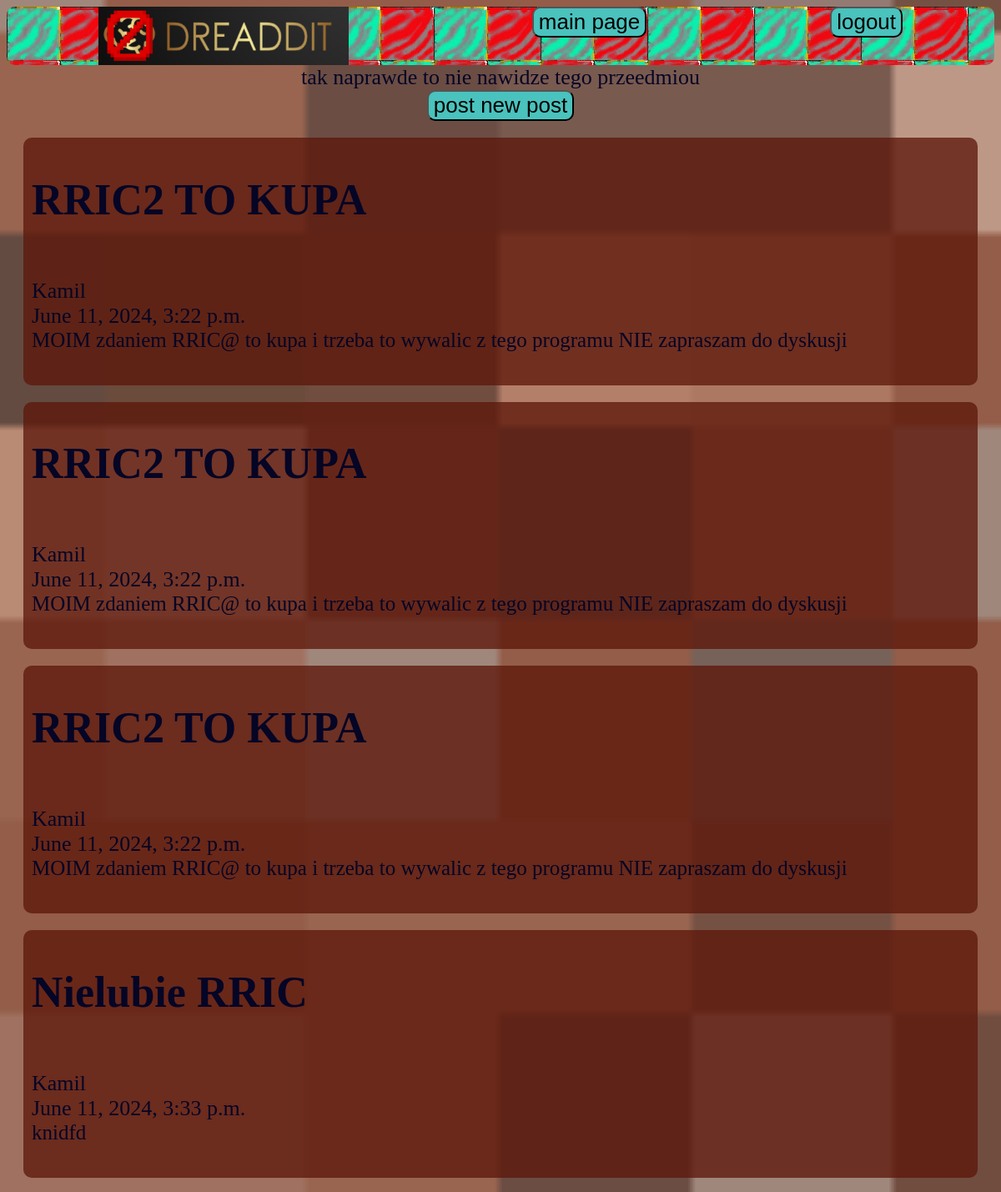
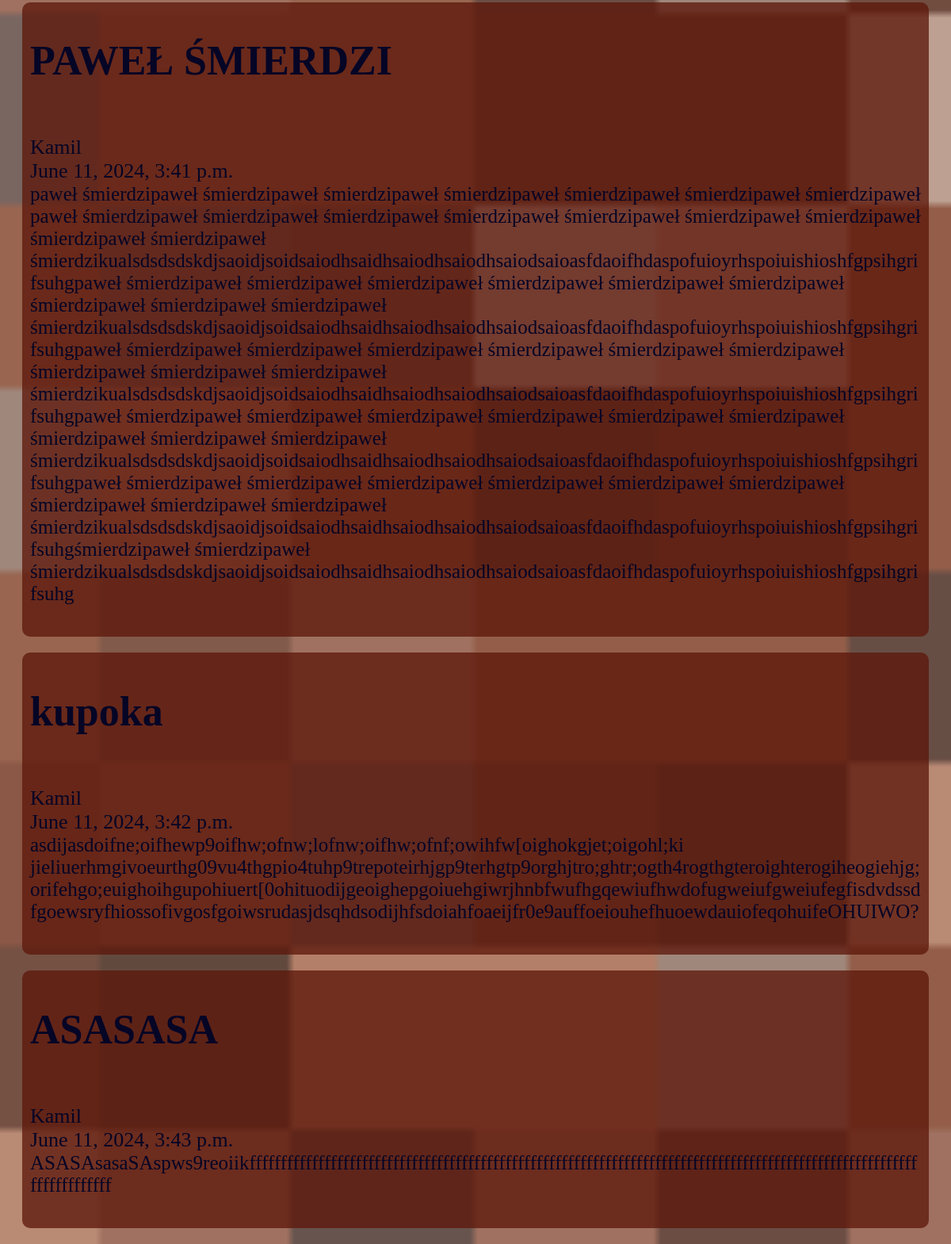
The app's page /community_detail_view/1/ (signed in) with its own data (2 pictures, top to bottom).
### social_news/models.py (models this page shows)
class Community(models.Model):
    name = models.CharField(max_length=255)
    description = models.TextField()
    user_creator = models.ForeignKey(User, on_delete=models.CASCADE)
    users = models.ManyToManyField(User, related_name='users_in_community')

class Post(models.Model):
    title = models.CharField(max_length=255)
    Community = models.ForeignKey(Community, on_delete=models.CASCADE)
    body = models.TextField()
    user_creator = models.ForeignKey(User, on_delete=models.CASCADE)
    created_at = models.DateTimeField(auto_now_add=True)

### social_news/views.py (the view)
# urls.py: path('community_detail_view/<int:pk>/', CommunityDetailView.as_view(), name='community_detail_view'),
class CommunityDetailView(LoginRequiredMixin, View):
    def get(self, request, pk):
        community = Community.objects.get(id=pk)
        posts = Post.objects.filter(Community=community)
        return render(request, "social_news/community_detail_view.html", {'community': community,
                                                                          'posts': posts})

### templates/social_news/community_detail_view.html
{% extends 'base.html' %}
{% block content %}
        {{ community.description }} <br>
    <a href="{% url 'add_post_view' community.id%}"><button>post new post</button></a><br>
    {% for post in posts %}
    <div class="post_tile">
        <h1>{{ post.title }}</h1><br>
     {{ post.user_creator }}<br>
    {{ post.created_at }}<br>
        <div class="description">{{ post.body }}</div><br>
    </div>
    {% endfor %}
{% endblock %}

### templates/base.html (shortened to what this page needs)
<!doctype html>
<html lang="en">
<head>
    {% load static %}
    <link type="text/css" rel="stylesheet" href="{% static 'style.css' %}">
</head>
<body>
{% include 'top_bar.html' %}
 {% block content %}
    {% endblock %}
</body>
</html>

### templates/top_bar.html (shortened to what this page needs)
<div class="top_bar">
    {% load static %}
    <img class=logo src="{% static 'logo.png' %}">
        {% if user.is_authenticated %}
            <div><a href="{% url 'start_page' %}"><button>main page</button></a></div>
            <form method="post" action="{% url 'logout_view' %}">
            <button type="submit">logout</button>
            </form>
        {% else %}
            <div>
           <a href="{% url 'login_view' %}"><button>login</button></a>
           <a href="{% url 'register_view' %}"><button>register</button></a>
            </div>
        {% endif %}
    </div>

### social_news/static/style.css (style rules this page uses)
.top_bar { background-image: url("bl_red_cyan.png"); display: flex; justify-content: space-around; flex-direction: row; border-radius: 10px; }
.logo { width: 300px; height: 70px; }
.description { font-size: 25px; }
body { text-align: center; background-image: url("background_2.png"); background-repeat: no-repeat; background-size: cover; font-size: 26px; color: #050525; }
button { background-color: rgb(74, 194, 189); border-radius: 10px; font-size: 26px; }
.post_tile { text-align: left; word-wrap: break-word; display: flex; flex-direction: column; background-color: rgba(93, 23, 10, 0.76); border-radius: 10px; margin: 20px; padding: 10px; }

### records on screen
Community: description "tak naprawde to nie nawidze tego przeedmiou"
Post: title "RRIC2 TO KUPA", user_creator "Kamil", created_at "June 11, 2024, 3:22 p.m.", body "MOIM zdaniem RRIC@ to kupa i trzeba to wywalic z tego programu NIE zapraszam do dyskusji"
Post: title "RRIC2 TO KUPA", user_creator "Kamil", created_at "June 11, 2024, 3:22 p.m.", body "MOIM zdaniem RRIC@ to kupa i trzeba to wywalic z tego programu NIE zapraszam do dyskusji"
Post: title "RRIC2 TO KUPA", user_creator "Kamil", created_at "June 11, 2024, 3:22 p.m.", body "MOIM zdaniem RRIC@ to kupa i trzeba to wywalic z tego programu NIE zapraszam do dyskusji"
Post: title "Nielubie RRIC", user_creator "Kamil", created_at "June 11, 2024, 3:33 p.m.", body "knidfd"
Post: title "PAWEŁ ŚMIERDZI", user_creator "Kamil", created_at "June 11, 2024, 3:41 p.m.", body "paweł śmierdzipaweł śmierdzipaweł śmierdzipaweł śmierdzipaweł śmierdzipaweł śmierdzipaweł śmierdzipaweł paweł śmierdzipaweł śmierdzipaweł śmierdzipaweł śmierdzipaweł śmierdzipaweł śmierdzipaweł śmierdzipaweł śmierdzipaweł śmierdzipaweł śmierdzikualsdsdsdskdjsaoidjsoidsaiodhsaidhsaiodhsaiodhsaiodsaioasfdaoifhdaspofuioyrhspoiuishioshfgpsihgrifsuhgpaweł śmierdzipaweł śmierdzipaweł śmierdzipaweł śmierdzipaweł śmierdzipaweł śmierdzipaweł śmierdzipaweł śmierdzipaweł śmierdzipaweł śmierdzikualsdsdsdskdjsaoidjsoidsaiodhsaidhsaiodhsaiodhsaiodsaioasfdaoifhdaspofuioyrhspoiuishioshfgpsihgrifsuhgpaweł śmierdzipaweł śmierdzipaweł śmierdzipaweł śmierdzipaweł śmierdzipaweł śmierdzipaweł śmierdzipaweł…"
Post: title "kupoka", user_creator "Kamil", created_at "June 11, 2024, 3:42 p.m.", body "asdijasdoifne;oifhewp9oifhw;ofnw;lofnw;oifhw;ofnf;owihfw[oighokgjet;oigohl;ki jieliuerhmgivoeurthg09vu4thgpio4tuhp9trepoteirhjgp9terhgtp9orghjtro;ghtr;ogth4rogthgteroighterogiheogiehjg;orifehgo;euighoihgupohiuert[0ohituodijgeoighepgoiuehgiwrjhnbfwufhgqewiufhwdofugweiufgweiufegfisdvdssdfgoewsryfhiossofivgosfgoiwsrudasjdsqhdsodijhfsdoiahfoaeijfr0e9auffoeiouhefhuoewdauiofeqohuifeOHUIWO?"
Post: title "ASASASA", user_creator "Kamil", created_at "June 11, 2024, 3:43 p.m.", body "ASASAsasaSAspws9reoiikffffffffffffffffffffffffffffffffffffffffffffffffffffffffffffffffffffffffffffffffffffffffffffffffffffffffffffffffffffffff"
